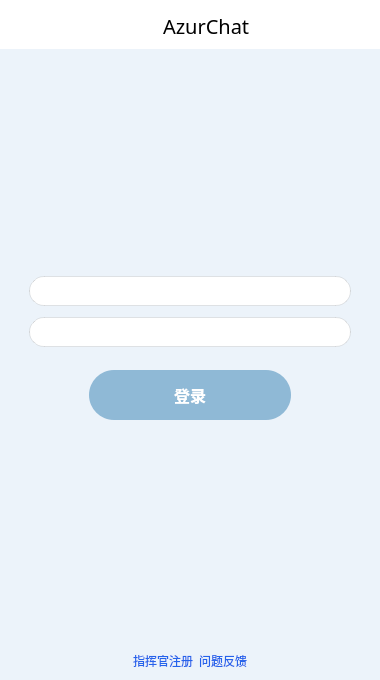
<?xml version="1.0" encoding="UTF-8"?>
<ui version="4.0">
 <class>Widget</class>
 <widget class="QWidget" name="Widget">
  <property name="geometry">
   <rect>
    <x>0</x>
    <y>0</y>
    <width>380</width>
    <height>680</height>
   </rect>
  </property>
  <property name="windowTitle">
   <string>Widget</string>
  </property>
  <property name="styleSheet">
   <string notr="true"/>
  </property>
  <layout class="QGridLayout" name="gridLayout">
   <property name="leftMargin">
    <number>0</number>
   </property>
   <property name="topMargin">
    <number>0</number>
   </property>
   <property name="rightMargin">
    <number>0</number>
   </property>
   <property name="bottomMargin">
    <number>0</number>
   </property>
   <property name="spacing">
    <number>0</number>
   </property>
   <item row="0" column="0">
    <widget class="QWidget" name="widget" native="true">
     <property name="sizePolicy">
      <sizepolicy hsizetype="MinimumExpanding" vsizetype="MinimumExpanding">
       <horstretch>0</horstretch>
       <verstretch>0</verstretch>
      </sizepolicy>
     </property>
     <property name="styleSheet">
      <string notr="true">background-color: #ECF3FA;</string>
     </property>
     <layout class="QGridLayout" name="gridLayout_2">
      <property name="leftMargin">
       <number>0</number>
      </property>
      <property name="topMargin">
       <number>0</number>
      </property>
      <property name="rightMargin">
       <number>0</number>
      </property>
      <property name="bottomMargin">
       <number>0</number>
      </property>
      <property name="spacing">
       <number>0</number>
      </property>
      <item row="1" column="0">
       <widget class="QWidget" name="AzurChat" native="true">
        <property name="maximumSize">
         <size>
          <width>16777215</width>
          <height>50</height>
         </size>
        </property>
        <property name="font">
         <font>
          <family>PingFang SC</family>
          <italic>false</italic>
          <bold>true</bold>
          <stylestrategy>PreferDefault</stylestrategy>
         </font>
        </property>
        <property name="autoFillBackground">
         <bool>false</bool>
        </property>
        <property name="styleSheet">
         <string notr="true">background-color: #FFFFFF;</string>
        </property>
        <layout class="QGridLayout" name="gridLayout_3">
         <property name="topMargin">
          <number>12</number>
         </property>
         <item row="0" column="3">
          <spacer name="horizontalSpacer_2">
           <property name="orientation">
            <enum>Qt::Orientation::Horizontal</enum>
           </property>
           <property name="sizeHint" stdset="0">
            <size>
             <width>40</width>
             <height>20</height>
            </size>
           </property>
          </spacer>
         </item>
         <item row="0" column="0">
          <widget class="QToolButton" name="menuButton">
           <property name="styleSheet">
            <string notr="true">
        QToolButton {
            border: none;
            padding: 2px;
        }

        QToolButton:hover {
            background-color: #e6e6e6;
            border-radius: 4px;
        }

        QToolButton:pressed {
            background-color: #d0d0d0;
        }

        /* 关键：干掉下拉箭头 */
        QToolButton::menu-indicator {
            image: none;
        }
        </string>
           </property>
           <property name="text">
            <string/>
           </property>
           <property name="icon">
            <iconset resource="pic.qrc">
             <normaloff>:/new/prefix1/caidan.png</normaloff>:/new/prefix1/caidan.png</iconset>
           </property>
           <property name="iconSize">
            <size>
             <width>20</width>
             <height>20</height>
            </size>
           </property>
          </widget>
         </item>
         <item row="0" column="1">
          <spacer name="horizontalSpacer">
           <property name="orientation">
            <enum>Qt::Orientation::Horizontal</enum>
           </property>
           <property name="sizeHint" stdset="0">
            <size>
             <width>20</width>
             <height>20</height>
            </size>
           </property>
          </spacer>
         </item>
         <item row="0" column="2">
          <widget class="QLabel" name="label">
           <property name="font">
            <font>
             <family>PingFang SC</family>
             <pointsize>15</pointsize>
             <italic>false</italic>
             <bold>false</bold>
             <stylestrategy>PreferDefault</stylestrategy>
            </font>
           </property>
           <property name="text">
            <string>AzurChat</string>
           </property>
          </widget>
         </item>
        </layout>
       </widget>
      </item>
      <item row="2" column="0">
       <widget class="QWidget" name="widget_3" native="true">
        <property name="font">
         <font>
          <family>PingFang SC</family>
         </font>
        </property>
        <property name="styleSheet">
         <string notr="true"/>
        </property>
        <layout class="QGridLayout" name="gridLayout_4">
         <property name="leftMargin">
          <number>0</number>
         </property>
         <property name="topMargin">
          <number>0</number>
         </property>
         <property name="rightMargin">
          <number>0</number>
         </property>
         <property name="bottomMargin">
          <number>0</number>
         </property>
         <property name="spacing">
          <number>0</number>
         </property>
         <item row="2" column="0">
          <widget class="QWidget" name="widget_4" native="true">
           <property name="sizePolicy">
            <sizepolicy hsizetype="Preferred" vsizetype="Preferred">
             <horstretch>0</horstretch>
             <verstretch>9</verstretch>
            </sizepolicy>
           </property>
           <layout class="QGridLayout" name="gridLayout_5">
            <property name="bottomMargin">
             <number>9</number>
            </property>
            <item row="0" column="1">
             <widget class="QPushButton" name="loginButton">
              <property name="sizePolicy">
               <sizepolicy hsizetype="Fixed" vsizetype="Fixed">
                <horstretch>1</horstretch>
                <verstretch>3</verstretch>
               </sizepolicy>
              </property>
              <property name="maximumSize">
               <size>
                <width>300</width>
                <height>50</height>
               </size>
              </property>
              <property name="font">
               <font>
                <pointsize>-1</pointsize>
                <bold>true</bold>
               </font>
              </property>
              <property name="styleSheet">
               <string notr="true">QPushButton {
    background-color: #8FB9D6;
    color: white;
    border-radius: 25px;
    padding: 5px;

    font-size: 16px;
}

QPushButton:hover {
    background-color: #6B95C5;
}

QPushButton:pressed {
    background-color: #5A82B0;
}</string>
              </property>
              <property name="text">
               <string>登录</string>
              </property>
             </widget>
            </item>
            <item row="0" column="0">
             <spacer name="horizontalSpacer_5">
              <property name="orientation">
               <enum>Qt::Orientation::Horizontal</enum>
              </property>
              <property name="sizeHint" stdset="0">
               <size>
                <width>80</width>
                <height>20</height>
               </size>
              </property>
             </spacer>
            </item>
            <item row="1" column="1">
             <spacer name="verticalSpacer_3">
              <property name="orientation">
               <enum>Qt::Orientation::Vertical</enum>
              </property>
              <property name="sizeHint" stdset="0">
               <size>
                <width>20</width>
                <height>5</height>
               </size>
              </property>
             </spacer>
            </item>
            <item row="0" column="2">
             <spacer name="horizontalSpacer_6">
              <property name="orientation">
               <enum>Qt::Orientation::Horizontal</enum>
              </property>
              <property name="sizeHint" stdset="0">
               <size>
                <width>80</width>
                <height>20</height>
               </size>
              </property>
             </spacer>
            </item>
           </layout>
          </widget>
         </item>
         <item row="0" column="0">
          <widget class="QWidget" name="widget_5" native="true">
           <property name="sizePolicy">
            <sizepolicy hsizetype="Preferred" vsizetype="Preferred">
             <horstretch>0</horstretch>
             <verstretch>5</verstretch>
            </sizepolicy>
           </property>
          </widget>
         </item>
         <item row="1" column="0">
          <widget class="QWidget" name="widget_2" native="true">
           <property name="sizePolicy">
            <sizepolicy hsizetype="Preferred" vsizetype="Preferred">
             <horstretch>0</horstretch>
             <verstretch>5</verstretch>
            </sizepolicy>
           </property>
           <layout class="QGridLayout" name="gridLayout_6">
            <item row="1" column="1">
             <spacer name="verticalSpacer">
              <property name="orientation">
               <enum>Qt::Orientation::Vertical</enum>
              </property>
              <property name="sizeHint" stdset="0">
               <size>
                <width>20</width>
                <height>40</height>
               </size>
              </property>
             </spacer>
            </item>
            <item row="4" column="0">
             <spacer name="horizontalSpacer_3">
              <property name="orientation">
               <enum>Qt::Orientation::Horizontal</enum>
              </property>
              <property name="sizeHint" stdset="0">
               <size>
                <width>20</width>
                <height>40</height>
               </size>
              </property>
             </spacer>
            </item>
            <item row="4" column="2">
             <spacer name="horizontalSpacer_4">
              <property name="orientation">
               <enum>Qt::Orientation::Horizontal</enum>
              </property>
              <property name="sizeHint" stdset="0">
               <size>
                <width>20</width>
                <height>20</height>
               </size>
              </property>
             </spacer>
            </item>
            <item row="4" column="1">
             <widget class="QLineEdit" name="password">
              <property name="sizePolicy">
               <sizepolicy hsizetype="Expanding" vsizetype="Fixed">
                <horstretch>1</horstretch>
                <verstretch>10</verstretch>
               </sizepolicy>
              </property>
              <property name="font">
               <font>
                <pointsize>-1</pointsize>
               </font>
              </property>
              <property name="styleSheet">
               <string notr="true">QLineEdit {
    background-color: #FFFFFF;   /* ⭐改白色 */
    border: 1px solid rgba(0,0,0,0.1);
    border-radius: 15px;

    padding: 5px 5px;
    font-size: 14px;
}

QLineEdit:focus {
    border: 1px solid #7FA8D6;
}</string>
              </property>
              <property name="text">
               <string/>
              </property>
              <property name="echoMode">
               <enum>QLineEdit::EchoMode::Password</enum>
              </property>
              <property name="alignment">
               <set>Qt::AlignmentFlag::AlignCenter</set>
              </property>
             </widget>
            </item>
            <item row="2" column="1">
             <widget class="QLineEdit" name="user">
              <property name="sizePolicy">
               <sizepolicy hsizetype="Expanding" vsizetype="Fixed">
                <horstretch>2</horstretch>
                <verstretch>10</verstretch>
               </sizepolicy>
              </property>
              <property name="font">
               <font>
                <pointsize>-1</pointsize>
               </font>
              </property>
              <property name="styleSheet">
               <string notr="true">QLineEdit {
    background-color: #FFFFFF;   /* ⭐改白色 */
    border: 1px solid rgba(0,0,0,0.1);
    border-radius: 15px;

    padding: 5px 5px;
    font-size: 14px;
}

QLineEdit:focus {
    border: 1px solid #7FA8D6;
}</string>
              </property>
              <property name="alignment">
               <set>Qt::AlignmentFlag::AlignCenter</set>
              </property>
             </widget>
            </item>
           </layout>
          </widget>
         </item>
         <item row="3" column="0">
          <widget class="QWidget" name="widget_6" native="true">
           <layout class="QGridLayout" name="gridLayout_7">
            <item row="0" column="3">
             <spacer name="horizontalSpacer_8">
              <property name="orientation">
               <enum>Qt::Orientation::Horizontal</enum>
              </property>
              <property name="sizeHint" stdset="0">
               <size>
                <width>40</width>
                <height>20</height>
               </size>
              </property>
             </spacer>
            </item>
            <item row="0" column="1">
             <widget class="QPushButton" name="reg">
              <property name="styleSheet">
               <string notr="true">QPushButton#reg {
    background: transparent;
    border: none;
    color: #2563EB;
}

QPushButton#reg:hover {
    color: #1D4ED8;
    text-decoration: underline;
}</string>
              </property>
              <property name="text">
               <string>指挥官注册</string>
              </property>
             </widget>
            </item>
            <item row="0" column="0">
             <spacer name="horizontalSpacer_7">
              <property name="orientation">
               <enum>Qt::Orientation::Horizontal</enum>
              </property>
              <property name="sizeHint" stdset="0">
               <size>
                <width>40</width>
                <height>20</height>
               </size>
              </property>
             </spacer>
            </item>
            <item row="0" column="2">
             <widget class="QPushButton" name="que">
              <property name="styleSheet">
               <string notr="true">QPushButton{
    background: transparent;
    border: none;
    color: #2563EB;
}

QPushButton:hover {
    color: #1D4ED8;
    text-decoration: underline;
}</string>
              </property>
              <property name="text">
               <string>问题反馈</string>
              </property>
             </widget>
            </item>
           </layout>
          </widget>
         </item>
        </layout>
       </widget>
      </item>
     </layout>
    </widget>
   </item>
  </layout>
 </widget>
 <resources>
  <include location="pic.qrc"/>
 </resources>
 <connections/>
</ui>
